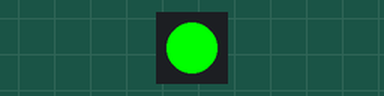
The program below on a simulated ESP32 board running MicroPython. Shown: 1 RGB LEDs in strip order, left to right. What the program prints to the serial console is not drawn.

Above: at 0.5 s.
At 1.5 s:
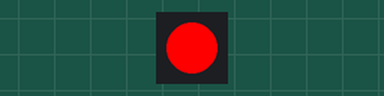
At 2.5 s:
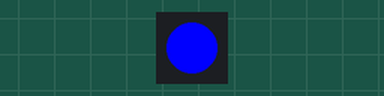
At 4.19 s:
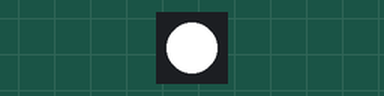
Timing chart, 0 to 6.6 s (numbered marks = the images above):
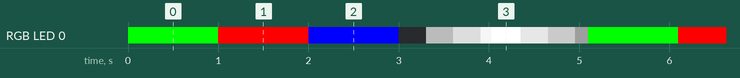

The program:

main.py
```python
from machine import Pin
from neopixel import NeoPixel
import time

# --------------------------
# 关键配置（根据开发板版本选择）
# --------------------------
# 1. ESP32-S3-DevKitC-1 v1.0：板载RGB LED接GPIO48（J3-16）
# 2. ESP32-S3-DevKitC-1 v1.1：板载RGB LED接GPIO38（J3-10）
# 3. 外接灯带：推荐GPIO21（J3-18）
RGB_PIN = 48  # 此处以v1.0为例，v1.1需改为38
NUM_LEDS = 1  # 板载仅1个RGB LED

# 初始化NeoPixel（WS2812需GRB颜色顺序，文档未明确，补充实战要点）
np = NeoPixel(Pin(RGB_PIN, Pin.OUT), NUM_LEDS)

def set_rgb(red, green, blue):
    """设置RGB颜色（WS2812为GRB顺序，非RGB）"""
    np[0] = (green, red, blue)  # 关键：文档未提，必须按GRB顺序
    np.write()  # 发送数据到LED

def breath_effect(color, step=5, delay=20):
    """呼吸灯效果（渐变明暗）"""
    r, g, b = color
    # 渐亮
    for brightness in range(0, 256, step):
        set_rgb(int(r*brightness/255), int(g*brightness/255), int(b*brightness/255))
        time.sleep_ms(delay)
    # 渐暗
    for brightness in range(255, -1, -step):
        set_rgb(int(r*brightness/255), int(g*brightness/255), int(b*brightness/255))
        time.sleep_ms(delay)

try:
    print(f"RGB LED测试（引脚GPIO{RGB_PIN}）")
    while True:
        set_rgb(255, 0, 0)  # 红色
        time.sleep(1)
        set_rgb(0, 255, 0)  # 绿色
        time.sleep(1)
        set_rgb(0, 0, 255)  # 蓝色
        time.sleep(1)
        breath_effect((255, 255, 255))  # 白色呼吸灯
except KeyboardInterrupt:
    set_rgb(0, 0, 0)  # 退出时关闭LED
    print("测试结束")
```

Measured:
- by itself, RGB LED 0: repeats every 5.1 s: RGB(255, 0, 0) 1.0 s, RGB(0, 0, 255) 1.0 s, off 0.30 s, RGB(75, 75, 75) 0.30 s, RGB(150, 150, 150) 0.30 s, RGB(225, 225, 225) 0.12 s, RGB(255, 255, 255) 0.32 s, RGB(180, 180, 180) 0.30 s, RGB(105, 105, 105) 0.30 s, RGB(30, 30, 30) 0.14 s, RGB(0, 255, 0) 1.0 s
- by itself, everything shown: repeats every 5.1 s, in 11 steps
